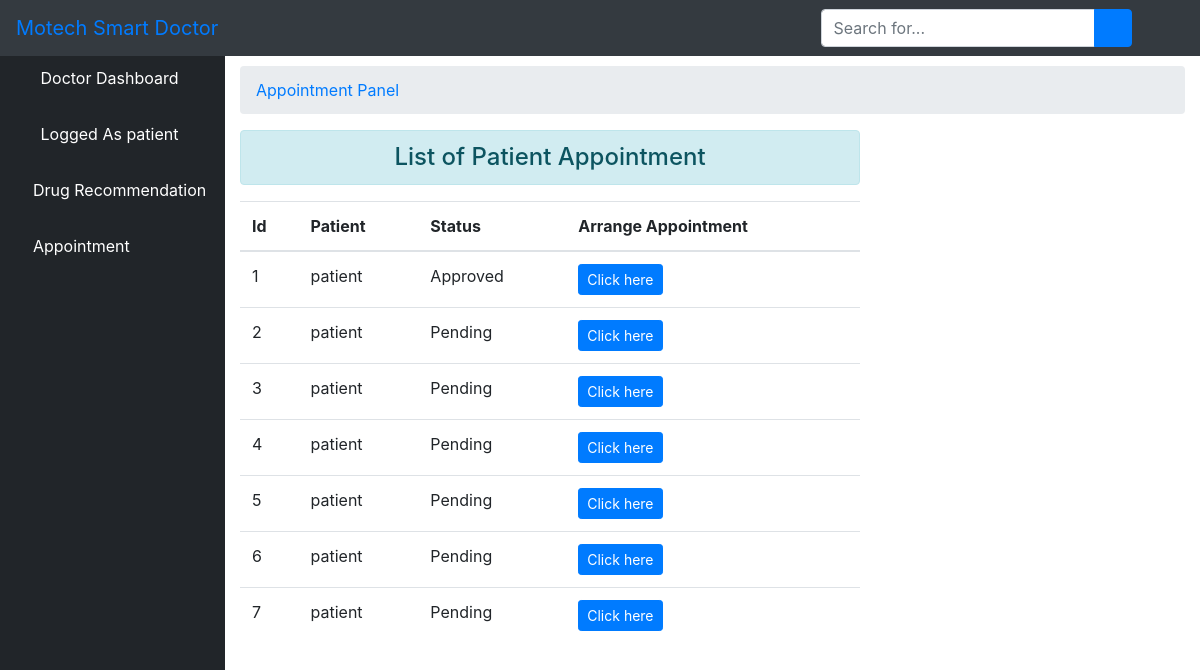
Screenshot of /meet/ (signed in) with the database file from the repository.
### core/models.py (models this page shows, shortened)
class User(AbstractUser):
    is_patient = models.BooleanField(default=False)
    is_doctor = models.BooleanField(default=False)
    phonenumber = models.CharField(max_length=200,null=True)

class Ment(models.Model):
    approved = models.BooleanField(default=False)
    time = models.CharField(max_length=200, null=True)
    patient = models.ForeignKey(User, related_name="pat", on_delete= models.CASCADE)
    doctor = models.ForeignKey(User, related_name="dor", on_delete= models.CASCADE, null=True)
    ment_day = models.DateTimeField(null=True)
    medical = models.ForeignKey(Medical, related_name="medical", on_delete= models.CASCADE, null=True)
    created_on = models.DateTimeField(auto_now_add=True)

### core/views.py (the view)
# urls.py: path('meet/', views.doctor_ment, name='meet_list'),
@login_required
def doctor_ment(request):
    user_id = request.user.id
    appointment = Ment.objects.all()
    context = {'ment':appointment, 'status':'1'}
    return render(request, 'doctor/ment.html', context)

### core/templates/doctor/ment.html (shortened to what this page needs)
{% extends 'doctor/base.html' %}
{% block body %}
 <div id="content-wrapper">
        <div class="container-fluid">
            <ol class="breadcrumb">
                <li class="breadcrumb-item">
                    <a href="">Appointment Panel</a>
                </li>
            </ol>
            <div class="row">
            <div class="col-sm-8">
                <h4 class="text-center alert alert-info">List of Patient Appointment</h4>
                <table class="table table-hover">
                    <thead>
                        <tr>
                            <th scope="col">Id</th>
                            <th scope="col">Patient</th>
                            <th scope="col">Status</th>
                            <th scope="col">Arrange Appointment</th>
                        </tr>
                    </thead>
                    <tbody id="mytable">
                        {% for d in ment %}
                        <tr>
                            <td>{{ d.id }}</td>
                            <td>{{ d.patient.username }}</td>
                            <td> {% if d.approved == True %}
                                Approved
                                {% else %}
                                Pending
                            {% endif %}</td>
                            <td><input class="btn btn-primary btn-sm btn_plan" type="button" data-sid="{{d.id}}" value="Click here" data-toggle="modal" data-target="#form"></td>
                        </tr>
                        {% endfor %}
                    </tbody>
                </table>
            </div>
            </div>
        </div>
        </div>
{% endblock %}

### core/templates/doctor/base.html (shortened to what this page needs)
{% load static %}
<!DOCTYPE html>
<html>
<head>
    <link rel="stylesheet" href="{% static 'core/css/bootstrap/four/bootstrap.css' %}">
    <link href="{% static 'core/css/sb-admin.css' %}" rel="stylesheet">
    <link href="{% static 'core/css/fontawesome-free/css/all.min.css' %}" rel="stylesheet" type="text/css">
</head>
<body id="page-top">
<nav class="navbar navbar-expand navbar-dark bg-dark fixed-top">
    <a class="navbar-brand mr-1 text-primary" href="">Motech Smart Doctor</a>
    <button class="btn btn-link btn-sm text-white order-1 order-sm-0" id="sidebarToggle" href="#">
        <i class="fas fa-bars"></i>
    </button>
    <form class="d-none d-md-inline-block form-inline ml-auto mr-0 mr-md-3 my-2 my-md-0">
        <div class="input-group">
            <input type="text" class="form-control" placeholder="Search for..." aria-label="Search" aria-describedby="basic-addon2">
            <div class="input-group-append">
                <button class="btn btn-primary" type="button">
                    <i class="fas fa-search"></i>
                </button>
            </div>
        </div>
    </form>
    <ul class="navbar-nav ml-auto ml-md-0">
        <li class="nav-item dropdown no-arrow">
            <a class="nav-link dropdown-toggle" href="#" id="userDropdown" role="button" data-toggle="dropdown" aria-haspopup="true" aria-expanded="false">
                <i class="fas fa-user-circle fa-fw text-primary"></i>
            </a>
        </li>
    </ul>
</nav>
<div id="wrapper" style="padding-top: 50px">
<ul class="sidebar navbar-nav">
    <li class="nav-item active">
        <a class="nav-link" href="{% url 'doctor' %}">
            <i class="fas fa-fw fa-tachometer-alt"></i>
            <span>Doctor Dashboard</span>
        </a>
    </li>
    <li class="nav-item active">
        <a class="nav-link" href="">
            <i class="fas fa-user-circle fa-fw text-primary"></i>
            <span>Logged As {{ user.username }}</span>
        </a>
    </li>
    <li class="nav-item">
        <a class="nav-link" href="{% url 'commend' %}">
            <i class="fas fa-medkit text-primary"></i>
            <span style="color: white">Drug Recommendation</span>
        </a>
    </li>
    <li class="nav-item">
        <a class="nav-link" href="{% url 'meet_list' %}">
            <i class="fas fa-calendar text-primary"></i>
            <span style="color: white">Appointment</span>
        </a>
    </li>
</ul>
    {% block body %}{% endblock %}
</div>

### rows the page displays
User: username "patient"
Ment: id "1", patient.username "patient", approved "Approved"
Ment: id "2", patient.username "patient", approved "Pending"
Ment: id "3", patient.username "patient", approved "Pending"
Ment: id "4", patient.username "patient", approved "Pending"
Ment: id "5", patient.username "patient", approved "Pending"
Ment: id "6", patient.username "patient", approved "Pending"
Ment: id "7", patient.username "patient", approved "Pending"
